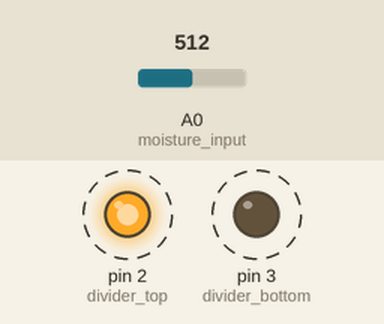
This sketch was run on a simulated Arduino Uno, built with avr-gcc and run on an emulated ATmega328P. On the bench: output pins drawn as LEDs (lit = HIGH). Dashed ring = blinking. The inputs (shaded band) are chosen by the test bench; at power-on: A0 (moisture_input) = 512. What the sketch prints to the serial monitor is not drawn.

Above: at 0.5 s.
Timing chart, 0 to 4.6 s (numbered marks = the images above):
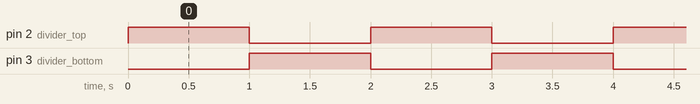

Measured:
- by itself, pin 2 (divider_top), pin 3 (divider_bottom): alternates HIGH for 1.0 s and LOW for 1.0 s
- by itself, everything shown: repeats every 2.0 s, in 3 steps

The sketch:

SoilMoisture_AC.ino
```cpp
/*
0 - zero humidity
900 - In water, max value
*/

#define moisture_input 0 //Analog Input
#define divider_top 2
#define divider_bottom 3

int SoilMoisture(){
  int reading;

  // drive a current through the divider in one direction
  digitalWrite(divider_top,HIGH);
  digitalWrite(divider_bottom,LOW);

  delay(1000); // wait a moment for capacitance effects to settle

  reading=analogRead(moisture_input);

  // reverse the current
  digitalWrite(divider_top,LOW);
  digitalWrite(divider_bottom,HIGH);

  delay(1000);// give as much time in 'reverse as in 'forward'

  // stop the current
  digitalWrite(divider_bottom,LOW);

  return reading;

}

void setup() {
  // set driver pins to outputs
  pinMode(divider_top,OUTPUT);
  pinMode(divider_bottom,OUTPUT);
  Serial.begin(9600);
}

void loop() {
  Serial.print(F("Soil Humidity: "));
  Serial.print (1023 - SoilMoisture()+ "\n");

}
```
